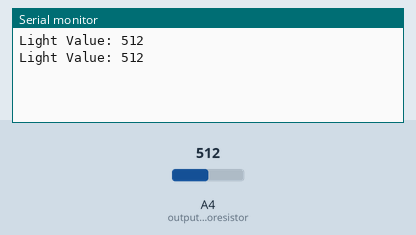
This sketch was run on a simulated Arduino Uno, built with avr-gcc and run on an emulated ATmega328P. Shown: the last lines printed to the serial monitor. The test bench sets the inputs (shaded band); at power-on: A4 (output_Photoresistor) = 512.

Above: at 1.8 s.
1.9 s: A4 (output_Photoresistor) set to 716
At 2.8 s:
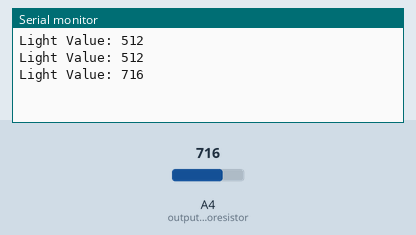
3.4 s: A4 (output_Photoresistor) set to 900
At 4.7 s:
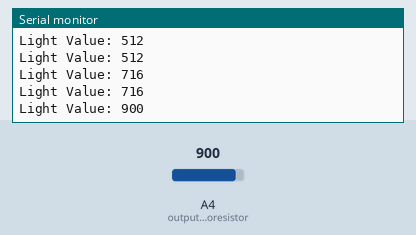
Timing chart, 0 to 6.4 s (numbered marks = the images above; inputs shaded):
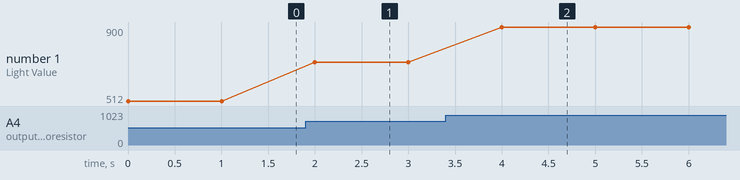

The sketch:

Ass4_Task2_LightSensor.ino
```cpp
#define output_Photoresistor 4

int PR_value;

void setup() {
  pinMode(output_Photoresistor, INPUT);

  Serial.begin(9600);
}

void loop() {
  // Read Analog to Digital Ouput of PR
  PR_value = analogRead(output_Photoresistor);

  Serial.print("Light Value: ");
  Serial.println(PR_value);
  delay(1000);
}
```

Measured:
- after the input at 1.9 s, the serial monitor: prints a new line after 0.10 s (image 1)
- after the input at 3.4 s, the serial monitor: prints a new line after 0.60 s (image 2)
- plotted number 1: 512 → 716 after the input at 1.9 s, 716 → 900 after the input at 3.4 s
